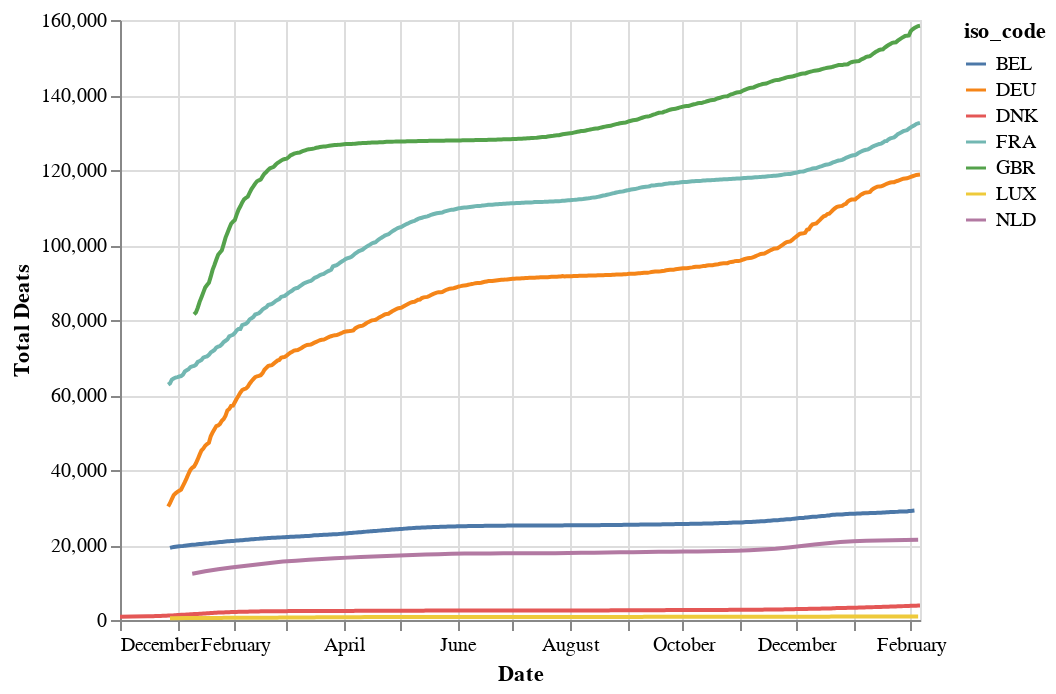

This figure's notebook cell:
### Code cell
MYchart_2 =  alt.Chart(final_df).mark_line().encode(
    x=alt.X('date', title='Date'),
    y=alt.Y('total_deaths', title='Total Deats'),
    color='iso_code',
    tooltip=[
            alt.Tooltip('date', title= 'Date'),
            alt.Tooltip('total_deaths', title= 'Total Deaths')]
    )

display(MYchart_2)

### Figure 1 — Vega-Lite specification as saved in the notebook (floating-point values rounded to 4 significant figures; data arrays with more than 128 entries replaced by an {"elided": "..."} marker saying what was removed)
{"config": {"view": {"continuousWidth": 400, "continuousHeight": 300}}, "data": {"name": "data-783a89cb75c8889f6a1b1bf1d7387f23"}, "mark": "line", "encoding": {"color": {"field": "iso_code", "type": "nominal"}, "tooltip": [{"field": "date", "title": "Date", "type": "temporal"}, {"field": "total_deaths", "title": "Total Deaths", "type": "quantitative"}], "x": {"field": "date", "title": "Date", "type": "temporal"}, "y": {"field": "total_deaths", "title": "Total Deats", "type": "quantitative"}}, "$schema": "https://vega.github.io/schema/vega-lite/v4.17.0.json", "datasets": {"data-783a89cb75c8889f6a1b1bf1d7387f23": {"elided": "2453 records"}}}
